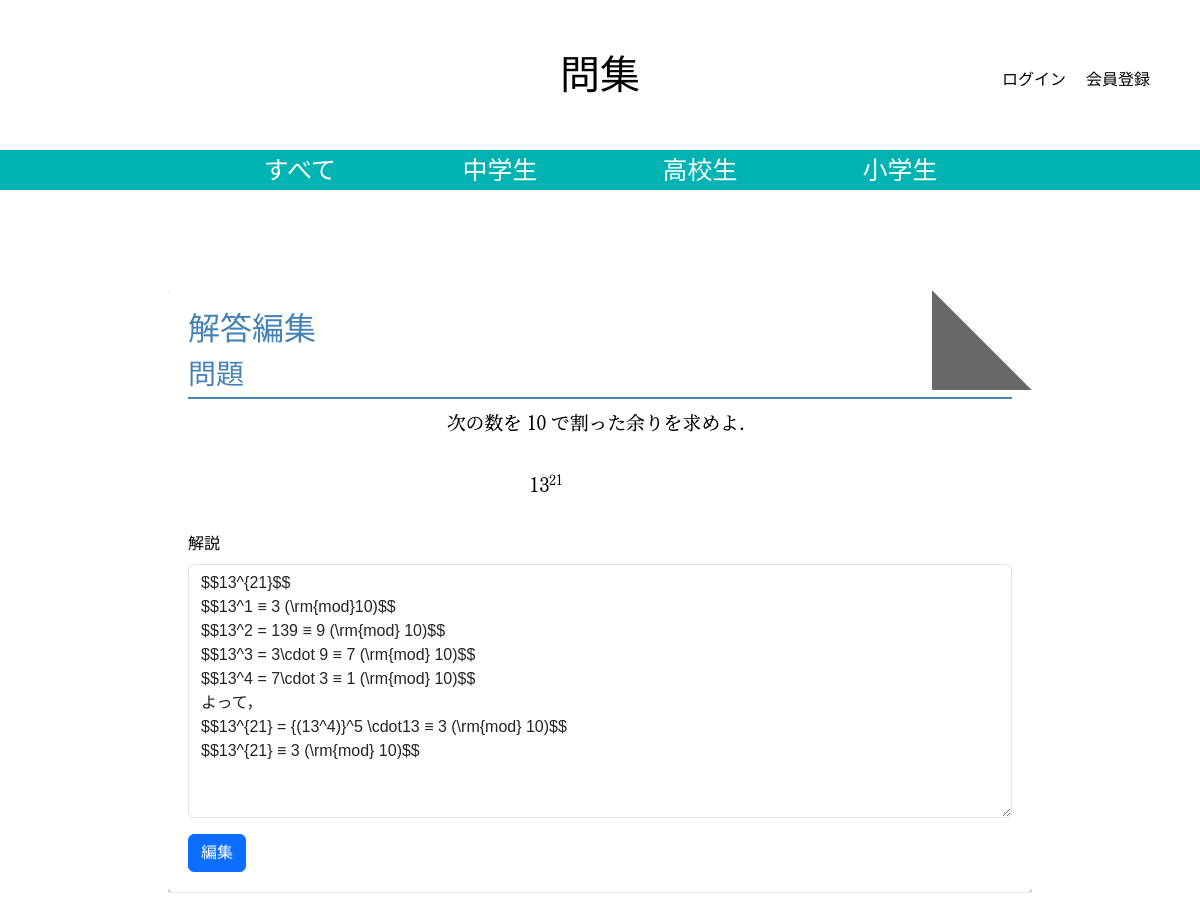
The page /studysite/snippet/13/answer/ on the database its author committed.
### studysite/models.py (models this page shows, shortened)
class TagGroup(models.Model):
    name = models.CharField(max_length=100)
    parent = models.ForeignKey('self', related_name='children', on_delete=models.CASCADE, null=True, blank=True)
    order = models.PositiveIntegerField(default=0)  # 並び順を指定するためのフィールド

class Studysite(models.Model):
    title = models.CharField('タイトル', max_length=128)
    image = models.FileField('問題画像', upload_to='image/', blank=True)
    question = models.TextField('問題', blank=True)
    answer = models.TextField('解説', blank=True)
    created_by = models.ForeignKey(settings.AUTH_USER_MODEL,
                                   verbose_name='投稿者',
                                   on_delete=models.CASCADE)
    created_at = models.DateTimeField('投稿日', auto_now_add=True)
    updated_at = models.DateTimeField('更新日', auto_now=True)
    tag_groups = models.ManyToManyField(TagGroup, blank=True)
    likes = models.PositiveIntegerField(default=0)
    level = models.IntegerField(default=0)
    bookmarks = models.ManyToManyField(User, related_name='bookmarked_posts', blank=True)

### studysite/views.py (the view)
# urls.py: path('snippet/<int:snippet_id>/answer/', views.snippet_answer, name='snippet_answer'),
def snippet_answer(request, snippet_id):
    snippet = get_object_or_404(Studysite, pk=snippet_id)
    if request.method == 'POST':
        form = AnswerForm(request.POST, instance=snippet)
        if form.is_valid():
            form.save()
            return redirect('snippet_detail', snippet_id=snippet_id)
    else:
        form = AnswerForm(instance=snippet)
    tag_groups = TagGroup.objects.filter(parent__isnull=True).order_by('order').prefetch_related('children__children')
    return render(request, 'snippets/snippet_answer.html', {'snippet': snippet, 'form': form, 'tag_groups': tag_groups})

### studysite/forms.py
class AnswerForm(forms.ModelForm):
    class Meta:
        model = Studysite
        fields = ('answer',)

### studysite/templates/snippets/snippet_answer.html (shortened to what this page needs)
{% extends 'base.html' %}
{% load django_bootstrap5 %}
{% load widget_tweaks %}
{% block main %}
<div class="container snippet-detail">
    <h2 class="snippet-title">解答編集</h2>
    <div class="snippet-section">
        <h3 class="section-title">問題</h3>
        {% if snippet.image %}
        <div class="snippet-image">
            <img src="{{ snippet.image.url }}" alt="問題画像">
        </div>
        {% endif %}
    </div><br>
    <form method="post" enctype='multipart/form-data' class="answer">
        {% bootstrap_form form %}
        {% bootstrap_button button_type="submit" content='編集' %}
    </form>
</div>
{% endblock %}

### studysite/templates/snippets/base.html (shortened to what this page needs)
{% load static %}
{% load django_bootstrap5 %}
{% load widget_tweaks %}
<html>
<head>
    {% bootstrap_css %}
    <link rel="stylesheet" href="{% static 'snippets/css/style.css' %}?<?php echo date('YmdHis'); ?>"/>
</head>
<body>
<nav class="header-nav">
    <div class="navbar-brandA">
        <a href="/" class="brand">問集</a>
    </div>
        <ul class="header-ul">
            {% if user.is_authenticated %}
                <li><a class="nav-link" href="{% url 'profile' user.id %}"> ようこそ {{ user.username }} さん</a></li>
                <li><a class="nav-link" href="{% url 'logout' %}">ログアウト</a></li>
            {% else %}
                <li><a href="{% url 'login' %}" class="nav-link">ログイン</a></li>
                <li><a href="{% url 'signup' %}" class="nav-link">会員登録</a></li>
            {% endif %}
        </ul>
</nav>
<div class="subject-nav-bar">
    <ul class="subject-ul">
        <li id="all"><a href="/" class="all">すべて</a></li>
        {% for group in tag_groups %}
            <li id="{{ group.name }}">{{ group.name }}</li>
        {% endfor %}
    </ul>
</div>
<main>
        {% block main %}{% endblock %}
</main>
</body>
</html>

### studysite/static/snippets/css/style.css (style rules this page uses)
* { position: relative; margin: 0; padding: 0; box-sizing: border-box; }
.container { position: relative; width: min(100% - 1rem); margin: 0 auto; padding: 0 20px; }
body { font-family: "myfont",sans-serif; }
body { position: relative; background-color: #ffffff; color: #000000; line-height: 1.6; }
main { padding: 5rem 10rem; z-index: 1; }
.navbar-brandA { display: inline-block; width: 100%; position: absolute; text-align: center; align-items: center; }
.brand { color: black; text-decoration: none; font-size: 40px; position: relative; display: inline-block; width: 10%; text-align: center; align-items: center; }
.header-nav { height: 150px; position: relative; display: flex; align-items: center; }
.header-ul { display: flex; list-style: none; margin-left: auto; align-items: center !important; padding: 0; }
.header-ul li { margin-top: 25px; margin-right: 20px; }
.header-ul li:last-child { margin-right: 50px; }
.subject-nav-bar { height: 40px; background-color: hsl(180, 100%, 35%); display: flex; align-items: center; justify-content: center; }
.subject-ul { display: flex; list-style: none; margin: 0; padding: 0; }
.subject-ul li { width: 200px; display: flex; align-items: center; justify-content: center; transition: 0.25s; }
.subject-ul li a, .subject-ul li { color: #ffffff; font-size: 25px; text-decoration: none; height: 100%; display: flex; align-items: center; justify-content: center; }
.all { text-decoration: none !important; color: #ffffff !important; }
.snippet-detail { position: relative; background-color: #ffffff; padding: 20px; border-radius: 5px; box-shadow: 0 10px 25px 0 rgba(0, 0, 0, .5); margin-top: 20px; clip-path: polygon(0 0, calc(100% - 100px) 0, 100% 100px, 100% 100%, 0 100%); }
.snippet-detail::after { top: 0%; right: 0%; height: 100px; width: 100px; background-color: rgba(0, 0, 0, 0.594); clip-path: polygon(0 0, 0% 100%, 100% 100%); }
.snippet-detail::before, .snippet-detail::after { content: ""; position: absolute; z-index: -1; }
.snippet-title { position: relative; color: #4682b4; margin-bottom: 10px; }
.section-title { position: relative; color: hsl(207, 44%, 49%); border-bottom: 2px solid hsl(207, 44%, 49%); padding-bottom: 5px; margin-bottom: 10px; text-align: left; }

### studysite/templates/snippets/snippet_answer.html (style rules this page uses)
.snippet-image img { max-width: 100%; height: auto; display: block; margin: 0 auto; }
.answer { color: black; }

### rows shown on the page
TagGroup: name "中学生"
TagGroup: name "高校生"
TagGroup: name "小学生"
Studysite: image (picture), answer "$$13^{21}$$ $$13^1 ≡ 3 (\\rm{mod}10)$$ $$13^2 = 139 ≡ 9 (\\rm{mod} 10)$$ $$13^3 = 3\\cdot 9 ≡ 7 (\\rm{mod} 10)$$ $$13^4 = 7\\cdot 3 ≡ 1 (\\rm{mod} 10)$$ よって， $$13^{21} = {(13^4)}^5 \\cdot13 ≡ 3 (\\rm{mod} 10)$$ $$13^{21} ≡ 3 (\\rm{mod} 10)$$"
